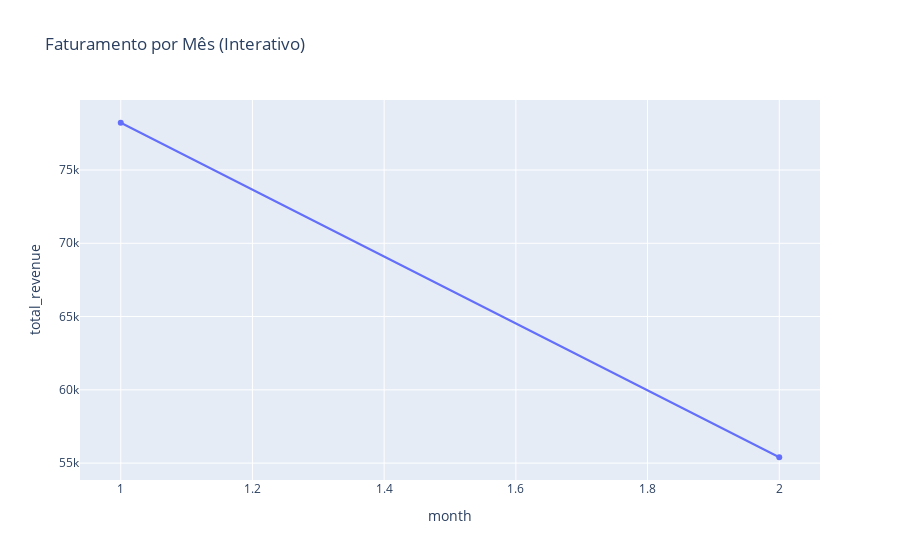

This figure's notebook cell:
### Code cell
monthly_revenue = df.groupby('month')['total_revenue'].sum().reset_index()

print("Faturamento por mês:")
print(monthly_revenue)

plt.figure(figsize=(8,5))
plt.bar(monthly_revenue['month'], monthly_revenue['total_revenue'], color='skyblue')
plt.title('Faturamento Total por Mês')
plt.xlabel('Mês')
plt.ylabel('Receita Total')
plt.grid(True)
plt.show()

fig = px.line(monthly_revenue, x='month', y='total_revenue', markers=True, title='Faturamento por Mês (Interativo)')
fig.show()

### Figure 1 — Plotly figure (JSON) as saved in the notebook; plotly's stock layout.template omitted (floating-point values rounded to 4 significant figures)
{"data": [{"hovertemplate": "month=%{x}<br>total_revenue=%{y}<extra></extra>", "legendgroup": "", "line": {"color": "#636efa", "dash": "solid"}, "marker": {"symbol": "circle"}, "mode": "markers+lines", "name": "", "orientation": "v", "showlegend": false, "type": "scatter", "x": [1, 2], "xaxis": "x", "y": [78222, 55402], "yaxis": "y"}], "layout": {"autosize": true, "legend": {"tracegroupgap": 0}, "title": {"text": "Faturamento por Mês (Interativo)"}, "xaxis": {"anchor": "y", "autorange": true, "domain": [0, 1], "range": [0.9306, 2.069], "title": {"text": "month"}, "type": "linear"}, "yaxis": {"anchor": "x", "autorange": true, "domain": [0, 1], "range": [53520.0, 80110.0], "title": {"text": "total_revenue"}, "type": "linear"}}}
